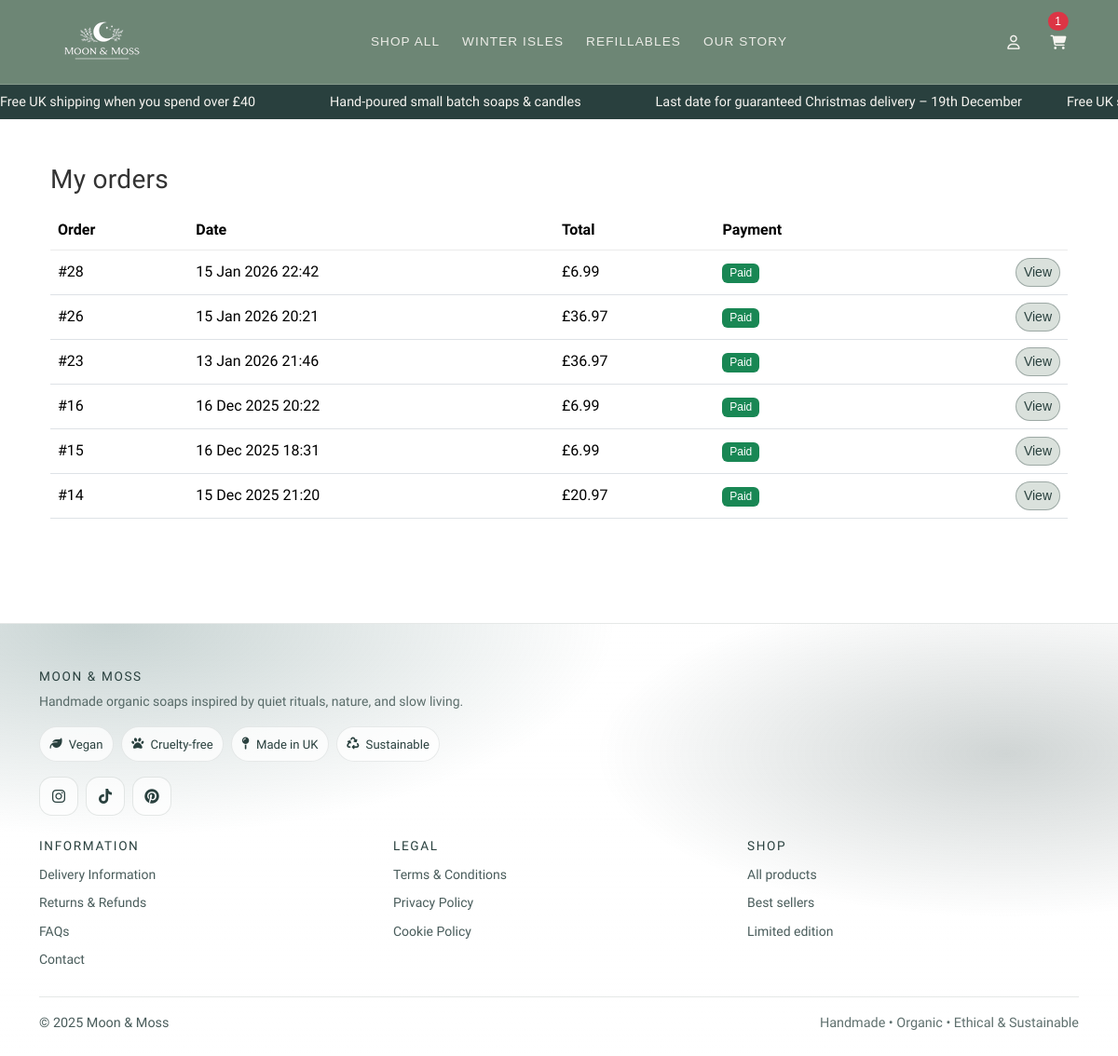
The app's page /accounts/orders/ (signed in), older data.
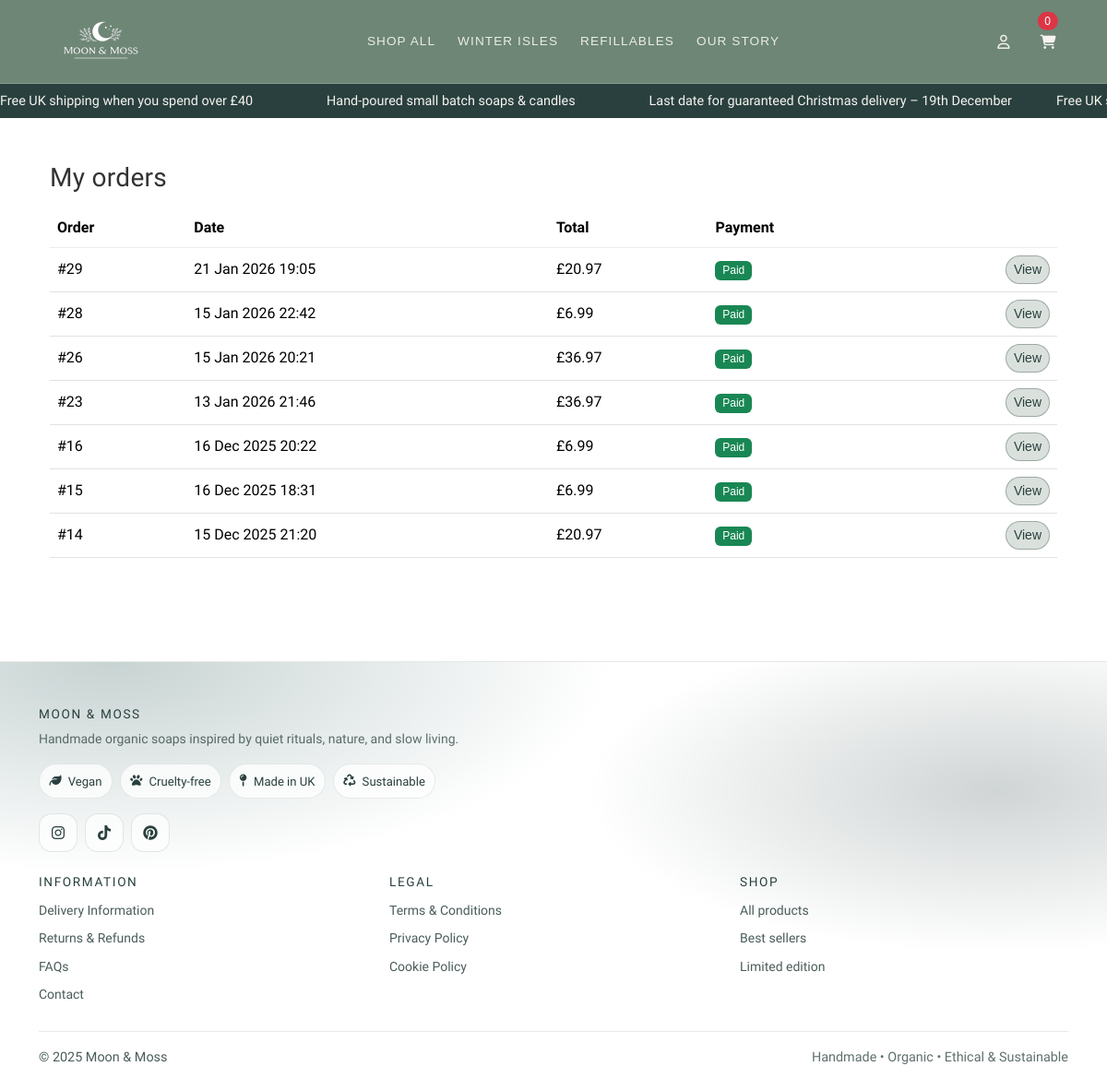
The same page, newer data.
### checkout/models.py (models this page shows, shortened)
class Order(models.Model):
    PENDING = "PENDING"
    PAID = "PAID"
    FAILED = "FAILED"
    NEW = "NEW"
    DISPATCHED = "DISPATCHED"
    DELIVERED = "DELIVERED"
    CANCELLED = "CANCELLED"
    STATUS_CHOICES = [
        (PENDING, "Pending"),
        (PAID, "Paid"),
        (FAILED, "Failed"),
    ]
    FULFILMENT_CHOICES = [
        (NEW, "New"),
        (DISPATCHED, "Dispatched"),
        (DELIVERED, "Delivered"),
        (CANCELLED, "Cancelled"),
    ]
    user = models.ForeignKey(
        settings.AUTH_USER_MODEL,
        on_delete=models.SET_NULL,
        null=True,
        blank=True,
        related_name="orders",
    )
    full_name = models.CharField(max_length=100, blank=True)
    email = models.EmailField(blank=True)
    address_line1 = models.CharField(max_length=255, blank=True)
    address_line2 = models.CharField(max_length=255, blank=True)
    city = models.CharField(max_length=100, blank=True)
    postcode = models.CharField(max_length=20, blank=True)
    status = models.CharField(
        max_length=10,
        choices=STATUS_CHOICES,
        default=PENDING,
    )
    total = models.DecimalField(max_digits=8, decimal_places=2)
    stripe_session_id = models.CharField(max_length=255, blank=True)
    created_at = models.DateTimeField(auto_now_add=True)
    stock_deducted = models.BooleanField(default=False)
    fulfilment_status = models.CharField(
        max_length=12,
        choices=FULFILMENT_CHOICES,
        default=NEW,
    )
    dispatched_at = models.DateTimeField(null=True, blank=True)
    delivered_at = models.DateTimeField(null=True, blank=True)
    cancelled_at = models.DateTimeField(null=True, blank=True)

### accounts/views.py (the view)
# urls.py: path("orders/", views.my_orders, name="my_orders"),
@login_required
def my_orders(request):
    orders = (
        Order.objects
        .filter(user=request.user, status=Order.PAID)
        .order_by("-created_at")
    )
    return render(request, "accounts/my_orders.html", {"orders": orders})

### cart/context_processors.py (called while the page is built)
def cart_count(request):
    cart = get_or_create_cart(request)
    try:
        count = sum(i.qty for i in cart.items.all())
    except Exception:
        count = 0
    return {"cart_count": count}

### cart/utils.py (called while the page is built)
def get_or_create_cart(request):
    if not request.session.session_key:
        request.session.create()
    request.session.set_expiry(60 * 60 * 24 * 14)
    session_key = request.session.session_key
    if request.user.is_authenticated:
        cart, created = Cart.objects.get_or_create(
            user=request.user,
            defaults={"session_key": session_key},
        )
        if not cart.session_key:
            cart.session_key = session_key
            cart.save(update_fields=["session_key"])
        return cart
    cart, _ = Cart.objects.get_or_create(user=None, session_key=session_key)
    return cart

### accounts/templates/accounts/my_orders.html
{% extends "base.html" %}
{% block content %}
  <div class="container py-4">
    <div class="d-flex justify-content-between align-items-center mb-3">
      <h1 class="h3 mb-0">My orders</h1>
    </div>
    <div class="table-responsive">
      <table class="table align-middle">
        <thead>
          <tr>
            <th>Order</th>
            <th>Date</th>
            <th>Total</th>
            <th>Payment</th>
            <th></th>
          </tr>
        </thead>
        <tbody>
          {% for o in orders %}
            <tr>
              <td>#{{ o.id }}</td>
              <td>{{ o.created_at|date:"d M Y H:i" }}</td>
              <td>£{{ o.total|floatformat:2 }}</td>
              <td>
                {% if o.status == "PAID" %}
                  <span class="badge text-bg-success">Paid</span>
                {% elif o.status == "PENDING" %}
                  <span class="badge text-bg-warning">Pending</span>
                {% else %}
                  <span class="badge text-bg-danger">Failed</span>
                {% endif %}
              </td>
              <td class="text-end">
                <a class="btn btn-sm btn-outline-secondary"
                   href="{% url 'accounts:my_order_detail' o.id %}">View</a>
              </td>
            </tr>
          {% empty %}
            <tr>
              <td colspan="5" class="text-muted">You don’t have any orders yet.</td>
            </tr>
          {% endfor %}
        </tbody>
      </table>
    </div>
  </div>
{% endblock content %}

### templates/base.html (shortened to what this page needs)
{% load static %}
<!DOCTYPE html>
<html lang="en">
  <head>
    <link href="https://cdn.jsdelivr.net/npm/bootstrap@5.3.3/dist/css/bootstrap.min.css" rel="stylesheet">
    <link rel="stylesheet" href="{% static 'css/base-user.css' %}">
  </head>
  <body>
    <nav class="navbar navbar-light navbar-pink bb-navbar sticky-top">
      <div class="container bb-nav-grid">
        <div class="bb-nav-center">
          <a class="navbar-brand bb-brand" href="{% url 'catalog:home' %}">
            <img
              src="{% static 'img/logo-135.png' %}"
              srcset="
                {% static 'img/logo-135.png' %} 1x,
                {% static 'img/logo-270.png' %} 2x,
                {% static 'img/logo-405.png' %} 3x
              "
              width="135"
              height="90"
              alt="Moon & Moss"
              class="bb-logo"
              decoding="async"
            >
          </a>
        </div>
        <div class="bb-nav-links-wrap d-none d-lg-flex">
          <ul class="navbar-nav bb-nav-links bb-nav-links-desktop">
            <li class="nav-item"><a class="nav-link" href="{% url 'catalog:product_list' %}">Shop All</a></li>
            <li class="nav-item"><a class="nav-link" href="{% url 'catalog:winter_isles' %}">Winter Isles</a></li>
            <li class="nav-item"><a class="nav-link" href="{% url 'catalog:refillables' %}">Refillables</a></li>
            <li class="nav-item"><a class="nav-link" href="{% url 'catalog:about' %}">Our Story</a></li>
          </ul>
        </div>
        <div class="bb-nav-right bb-nav-icons">
        {% if user.is_authenticated %}
          <div class="dropdown bb-account-dropdown">
            <button class="btn bb-icon-link dropdown-toggle"
                    type="button"
                    id="accountMenu"
                    data-bs-toggle="dropdown"
                    aria-expanded="false"
                    aria-label="Account menu">
              <span class="bb-icon"><i class="fa-regular fa-user"></i></span>
            </button>
          </div>
        {% else %}
      <a href="{% url 'accounts:login' %}?next={{ request.get_full_path }}"
        class="bb-icon-link"
        title="Login">
        <span class="bb-icon"><i class="fa-regular fa-user"></i></span>
      </a>
    {% endif %}
          <a href="{% url 'cart:view' %}"
            class="bb-icon-link position-relative"
            title="Cart"
            data-bs-toggle="offcanvas"
            data-bs-target="#miniCart"
            aria-controls="miniCart">
            <span class="bb-icon"><i class="fa-solid fa-cart-shopping"></i></span>
            <span id="cart-count"
            class="position-absolute top-0 end-0 translate-middle badge rounded-pill text-bg-danger">
              {{ cart_count|default:0 }}
            </span>
          </a>
        </div>
      </div>
    </nav>
    <div class="bb-promo-bar">
      <div class="bb-promo-inner">
      <div class="bb-promo-track">
          <span>Free UK shipping when you spend over £40</span>
          <span>Hand-poured small batch soaps & candles</span>
          <span>Last date for guaranteed Christmas delivery – 19th December</span>
      </div>
      <div class="bb-promo-track">
        <span>Free UK shipping when you spend over £40</span>
      </div>
    </div>
  </div>
    <div class="toast-container position-fixed bottom-0 end-0 p-3"
         style="z-index: 1080">
    </div>
    <main class="container py-4">
      {% block content %}{% endblock content %}
    </main>
  <footer class="bb-footer mt-5 pt-5 pb-4">
    <div class="container">
      <div class="row g-4 align-items-start mb-4">
        <div class="col-12">
          <div class="bb-footer-brand">
            <h6 class="text-uppercase mb-2">Moon &amp; Moss</h6>
            <p class="small mb-3 bb-footer-muted">
              Handmade organic soaps inspired by quiet rituals, nature, and slow living.
            </p>
            <div class="bb-footer-chips">
              <span class="bb-footer-chip"><i class="fa-solid fa-leaf" aria-hidden="true"></i> Vegan</span>
              <span class="bb-footer-chip"><i class="fa-solid fa-paw" aria-hidden="true"></i> Cruelty-free</span>
              <span class="bb-footer-chip"><i class="fa-solid fa-map-pin" aria-hidden="true"></i> Made in UK</span>
              <span class="bb-footer-chip"><i class="fa-solid fa-recycle" aria-hidden="true"></i> Sustainable</span>
            </div>
            <div class="bb-footer-social mt-3">
              <a href="#" class="bb-social-link" aria-label="Instagram"><i class="fa-brands fa-instagram"></i></a>
              <a href="#" class="bb-social-link" aria-label="TikTok"><i class="fa-brands fa-tiktok"></i></a>
              <a href="#" class="bb-social-link" aria-label="Pinterest"><i class="fa-brands fa-pinterest"></i></a>
            </div>
          </div>
        </div>
      </div>
      <div class="row g-4">
        <div class="col-6 col-md-4">
          <h6 class="text-uppercase mb-2">Information</h6>
          <ul class="list-unstyled small mb-0 bb-footer-links">
            <li><a href="{% url 'delivery' %}">Delivery Information</a></li>
            <li><a href="{% url 'returns' %}">Returns &amp; Refunds</a></li>
            <li><a href="{% url 'faq' %}">FAQs</a></li>
            <li><a href="{% url 'contact' %}">Contact</a></li>
          </ul>
        </div>
        <div class="col-6 col-md-4">
          <h6 class="text-uppercase mb-2">Legal</h6>
          <ul class="list-unstyled small mb-0 bb-footer-links">
            <li><a href="{% url 'terms' %}">Terms &amp; Conditions</a></li>
            <li><a href="{% url 'privacy' %}">Privacy Policy</a></li>
            <li><a href="{% url 'cookies' %}">Cookie Policy</a></li>
          </ul>
        </div>
        <div class="col-12 col-md-4">
          <h6 class="text-uppercase mb-2">Shop</h6>
          <ul class="list-unstyled small mb-3 bb-footer-links">
            <li><a href="{% url 'catalog:product_list' %}">All products</a></li>
            <li><a href="{% url 'catalog:product_list' %}?tag=best-sellers">Best sellers</a></li>
            <li><a href="{% url 'catalog:product_list' %}?tag=limited">Limited edition</a></li>
          </ul>
        </div>
      </div>
      <div class="bb-footer-bottom mt-4 pt-3">
        <span>© {{ now|default:"2025" }} Moon &amp; Moss</span>
        <span class="bb-footer-muted">Handmade • Organic • Ethical &amp; Sustainable</span>
      </div>
    </div>
  </footer>
  </body>
</html>

Row changes from the older to the newer data that the page shows:
added Order: id "29", created_at "21 Jan 2026 19:05", total "20.97", status "Paid"
Text that changed along with them:
{{ cart_count|default:0 }}: "1" → "0"
